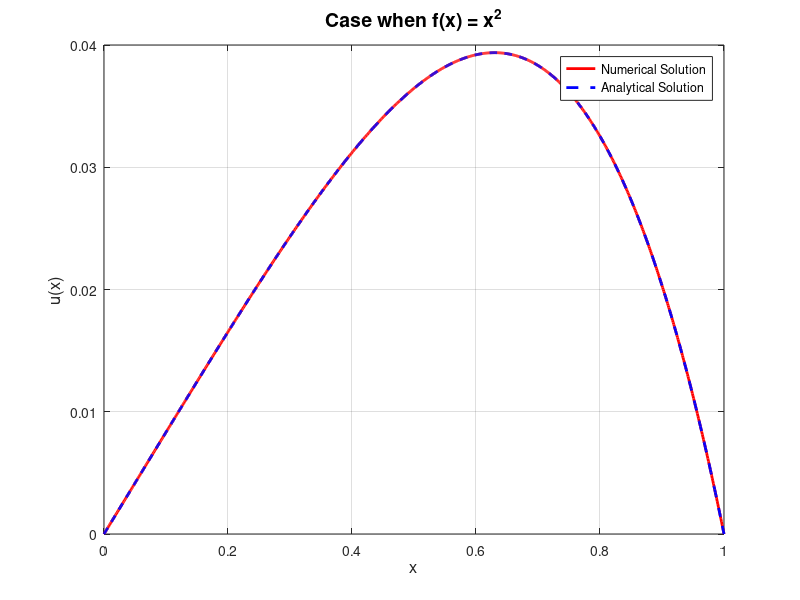

Source code (MATLAB):
close all; clc;

% Parameters
N = 1000; % Number of intervals
h = 1 / N; % Grid step
x = linspace(0, 1, N+1)'; % Grid points
u0 = 0; % Boundary condition: u(0)
u1 = 0; % Boundary condition: u(1)

% Source function f(x)
f = x.^2; % f(x) = x^2

% Constructing the matrix
A = zeros(N-1, N-1);
for i = 1:N-1
    if i > 1
        A(i, i-1) = -1 / h^2; % Lower diagonal
    end
    A(i, i) = 2 / h^2; % Main diagonal
    if i < N-1
        A(i, i+1) = -1 / h^2; % Upper diagonal
    end
end

% Right-hand side b
b = f(2:end-1); % Right-hand side for internal points
b(1) = b(1) - u0 / h^2; % Adjusting for u(0)
b(end) = b(end) - u1 / h^2; % Adjusting for u(1)

% Calculating the numerical solution
u_interior = A \ b; % Solution for interior points
u_numerical = [u0; u_interior; u1]; % Complete numerical solution

% Updated analytical solution
u_analytical = -x.^4 / 12 + x / 12;

% Calculating the error
error = norm(u_numerical - u_analytical, Inf);
fprintf('Maximum error: %e\n', error);

% Plotting
figure;
plot(x, u_numerical, 'r-', 'LineWidth', 2); hold on;
plot(x, u_analytical, 'b--', 'LineWidth', 2);
xlabel('x', 'FontSize', 12);
ylabel('u(x)', 'FontSize', 12);
legend('Numerical Solution', 'Analytical Solution');
title('Case when f(x) = x^2', 'FontSize', 14);
grid on;
hold off;
